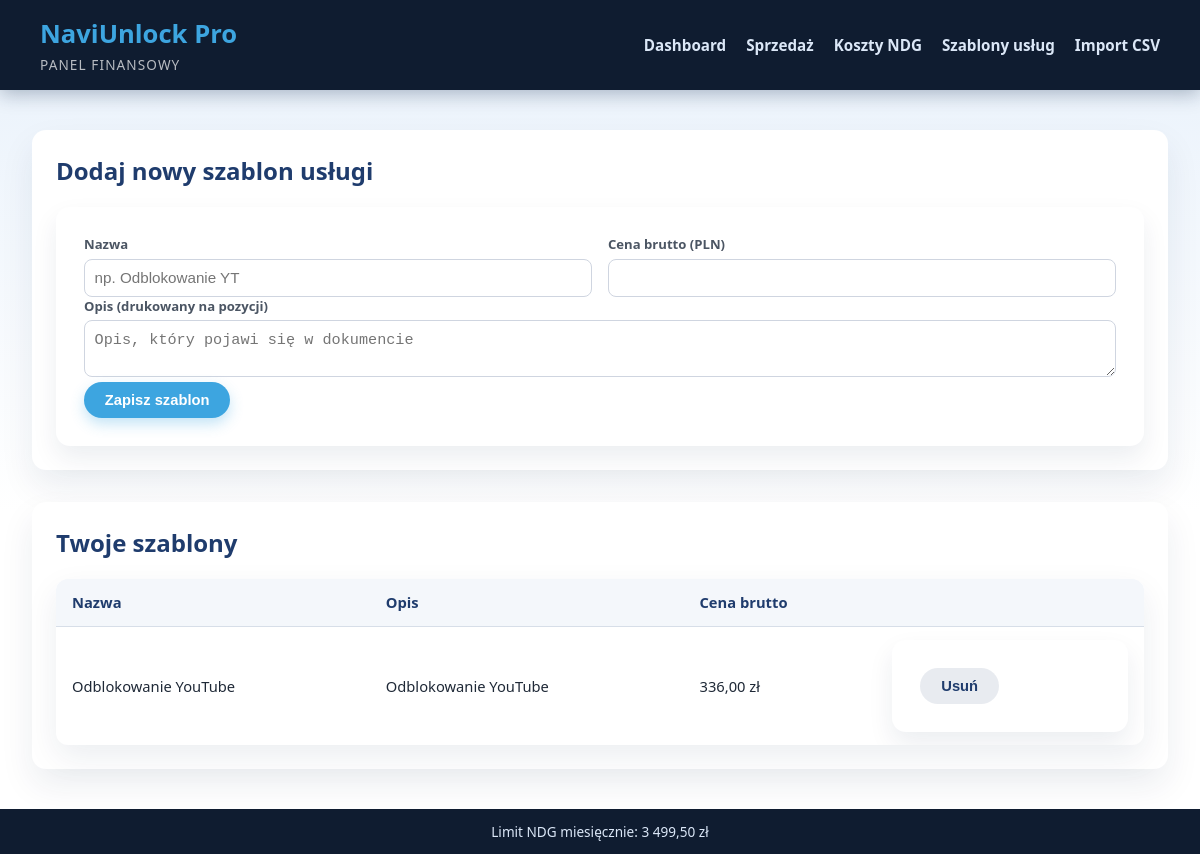
/services, run on the app's committed database.
### app.py (models this page shows)
class ServiceTemplate(db.Model):
    __tablename__ = "service_templates"
    id = db.Column(db.Integer, primary_key=True)
    name = db.Column(db.String(120), nullable=False)
    description = db.Column(db.String(255), nullable=False)
    gross_price = db.Column(db.Numeric(12, 2), nullable=False)

### app.py (the view, shortened to what this page needs)
@app.route("/services", methods=["GET", "POST"])
def service_templates_view():
    templates = ServiceTemplate.query.order_by(ServiceTemplate.name).all()
    return render_template("service_templates.html", templates=templates)

### app.py (called while the page is built)
@app.template_filter("pl_currency")
def pl_currency(value: Decimal | float | int | None) -> str:
    if value is None:
        return "0,00 zł"
    if not isinstance(value, Decimal):
        value = Decimal(str(value))
    value = value.quantize(Decimal("0.01"), rounding=ROUND_HALF_UP)
    formatted = f"{value:,.2f}".replace(",", "X").replace(".", ",").replace("X", " ")
    return f"{formatted} zł"

@app.context_processor
def inject_globals():
    return {
        "NDG_MONTHLY_LIMIT": NDG_MONTHLY_LIMIT,
        "SELLER": SELLER,
        "DEFAULT_ISSUE_PLACE": DEFAULT_ISSUE_PLACE,
    }

### templates/service_templates.html (shortened to what this page needs)
{% extends "base.html" %}
{% block content %}
<section class="card">
    <h2>Dodaj nowy szablon usługi</h2>
    <form method="post">
        <div class="flex-row">
            <div class="flex-item">
                <label for="name">Nazwa</label>
                <input type="text" id="name" name="name" placeholder="np. Odblokowanie YT" required>
            </div>
            <div class="flex-item">
                <label for="gross_price">Cena brutto (PLN)</label>
                <input type="number" id="gross_price" name="gross_price" min="0" step="0.01" required>
            </div>
        </div>
        <label for="description">Opis (drukowany na pozycji)</label>
        <textarea id="description" name="description" rows="2" required placeholder="Opis, który pojawi się w dokumencie"></textarea>
        <button type="submit" class="btn btn-primary">Zapisz szablon</button>
    </form>
</section>
<section class="card" style="margin-top: 2rem;">
    <h2>Twoje szablony</h2>
    {% if templates %}
        <table>
            <thead>
            <tr>
                <th>Nazwa</th>
                <th>Opis</th>
                <th>Cena brutto</th>
                <th></th>
            </tr>
            </thead>
            <tbody>
            {% for template in templates %}
                <tr>
                    <td>{{ template.name }}</td>
                    <td>{{ template.description }}</td>
                    <td>{{ template.gross_price|pl_currency }}</td>
                    <td>
                        <form method="post" action="{{ url_for('delete_service_template', template_id=template.id) }}" onsubmit="return confirm('Usunąć ten szablon?');">
                            <button type="submit" class="btn btn-secondary">Usuń</button>
                        </form>
                    </td>
                </tr>
            {% endfor %}
            </tbody>
        </table>
    {% else %}
        <p>Nie utworzyłeś jeszcze żadnych szablonów usług.</p>
    {% endif %}
</section>
{% endblock %}

### templates/base.html (shortened to what this page needs)
<!doctype html>
<html lang="pl">
<head>
    <link rel="stylesheet" href="{{ url_for('static', filename='styles.css') }}">
</head>
<body>
<header class="top-bar">
    <a href="{{ url_for('dashboard') }}" class="brand">
        <span class="brand-title">NaviUnlock Pro</span>
        <span class="brand-subtitle">Panel finansowy</span>
    </a>
    <nav class="main-nav">
        <a href="{{ url_for('dashboard') }}">Dashboard</a>
        <a href="{{ url_for('invoices') }}">Sprzedaż</a>
        <a href="{{ url_for('ndg_documents') }}">Koszty NDG</a>
        <a href="{{ url_for('service_templates_view') }}">Szablony usług</a>
        <a href="{{ url_for('import_data') }}">Import CSV</a>
    </nav>
</header>
<main class="container">
    {% block content %}{% endblock %}
</main>
<footer class="footer">
    <span>Limit NDG miesięcznie: {{ NDG_MONTHLY_LIMIT|pl_currency }}</span>
</footer>
</body>
</html>

### static/styles.css (style rules this page uses)
:root { --brand-primary: #1f3c6d; --brand-accent: #3da5e0; --brand-accent-light: #e7f4fe; --brand-accent-strong: #238ec6; --brand-orange: #f66b4d; --surface: #ffffff; --surface-muted: #f4f7fb; --border: #d7dee8; --text-main: #1f2937; --text-secondary: #4b5563; font-family: "Segoe UI", "Inter", system-ui, -apple-system, sans-serif; }
*, *::before, *::after { box-sizing: border-box; }
body { margin: 0; background: linear-gradient(180deg, #e8f1fb 0%, #ffffff 60%); color: var(--text-main); }
a { color: inherit; }
.top-bar { background: #0f1c30; color: #fff; display: flex; justify-content: space-between; align-items: center; padding: 1rem 2.5rem; box-shadow: 0 4px 18px rgba(10, 36, 71, 0.3); }
.brand { display: flex; flex-direction: column; gap: 0.25rem; text-decoration: none; color: inherit; }
.brand-title { font-size: 1.6rem; font-weight: 700; color: var(--brand-accent); }
.brand-subtitle { font-size: 0.85rem; opacity: 0.7; letter-spacing: 0.08em; text-transform: uppercase; }
.main-nav { display: flex; gap: 1.25rem; }
.main-nav a { color: #dbe7f7; text-decoration: none; font-weight: 600; font-size: 0.95rem; position: relative; }
.main-nav a::after { content: ""; position: absolute; left: 0; bottom: -0.4rem; width: 0; height: 2px; background: var(--brand-accent); transition: width 0.2s ease; }
.container { max-width: 1200px; margin: 2.5rem auto; padding: 0 2rem; }
.card { background: var(--surface); border-radius: 14px; padding: 1.5rem; box-shadow: 0 16px 34px rgba(15, 35, 71, 0.08); }
.card h2 { margin-top: 0; color: var(--brand-primary); }
.footer { background: #0f1c30; color: #dbe7f7; text-align: center; padding: 0.8rem; font-size: 0.85rem; }
.btn { display: inline-flex; align-items: center; justify-content: center; border-radius: 999px; padding: 0.6rem 1.3rem; font-size: 0.92rem; font-weight: 600; text-decoration: none; cursor: pointer; border: none; transition: transform 0.15s ease, box-shadow 0.15s ease; }
.btn-primary { background: var(--brand-accent); color: #fff; box-shadow: 0 6px 14px rgba(61, 165, 224, 0.3); }
.btn-secondary { background: rgba(31, 60, 109, 0.1); color: var(--brand-primary); }
table { width: 100%; border-collapse: collapse; background: var(--surface); box-shadow: 0 12px 32px rgba(15, 35, 71, 0.08); border-radius: 12px; overflow: hidden; }
th, td { padding: 0.85rem 1rem; border-bottom: 1px solid var(--border); font-size: 0.92rem; }
th { text-align: left; background: var(--surface-muted); font-weight: 700; color: var(--brand-primary); }
tr:last-child td { border-bottom: none; }
form { background: var(--surface); padding: 1.75rem; border-radius: 14px; box-shadow: 0 12px 26px rgba(15, 35, 71, 0.08); }
label { display: block; font-size: 0.82rem; margin-bottom: 0.35rem; font-weight: 600; color: var(--text-secondary); }
input[type="text"], input[type="date"], input[type="number"], textarea, select { width: 100%; padding: 0.6rem; border: 1px solid #cfd5e0; border-radius: 8px; font-size: 0.95rem; transition: border 0.15s ease, box-shadow 0.15s ease; }
.flex-row { display: flex; gap: 1rem; }
.flex-item { flex: 1; }

### data on the page
ServiceTemplate: name "Odblokowanie YouTube", description "Odblokowanie YouTube", gross_price|pl_currency "336,00 zł"

### other printed values
{{ NDG_MONTHLY_LIMIT|pl_currency }} "3 499,50 zł"
